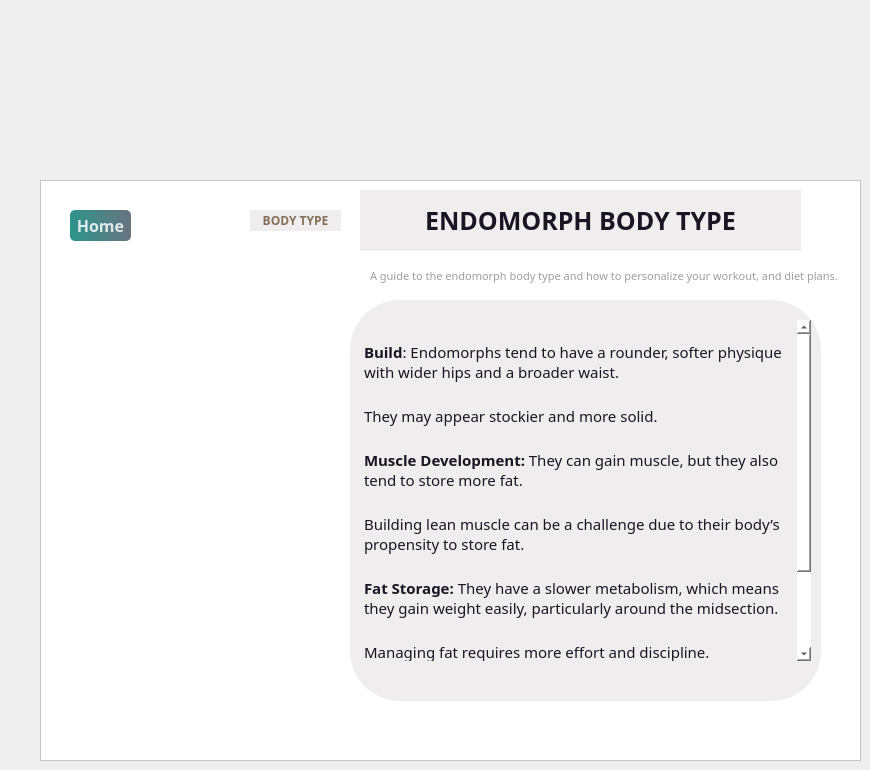
    <widget class="QWidget" name="Endomorph">
     <widget class="QFrame" name="frame_13">
      <property name="geometry">
       <rect>
        <x>40</x>
        <y>180</y>
        <width>821</width>
        <height>581</height>
       </rect>
      </property>
      <property name="styleSheet">
       <string notr="true">background-color: rgb(255, 255, 255);</string>
      </property>
      <property name="frameShape">
       <enum>QFrame::Shape::StyledPanel</enum>
      </property>
      <property name="frameShadow">
       <enum>QFrame::Shadow::Raised</enum>
      </property>
      <widget class="QLabel" name="label_56">
       <property name="geometry">
        <rect>
         <x>20</x>
         <y>90</y>
         <width>261</width>
         <height>441</height>
        </rect>
       </property>
       <property name="styleSheet">
        <string notr="true">border-image: url(:/images/endomorph.png);
border-radius:50px;</string>
       </property>
       <property name="text">
        <string/>
       </property>
       <property name="pixmap">
        <pixmap>:/endomorph.png</pixmap>
       </property>
       <property name="scaledContents">
        <bool>true</bool>
       </property>
      </widget>
      <widget class="QLabel" name="label_57">
       <property name="geometry">
        <rect>
         <x>310</x>
         <y>120</y>
         <width>471</width>
         <height>401</height>
        </rect>
       </property>
       <property name="styleSheet">
        <string notr="true">
background-color: #F0EDEE;
border-radius:50px;</string>
       </property>
       <property name="text">
        <string/>
       </property>
      </widget>
      <widget class="QLabel" name="label_58">
       <property name="geometry">
        <rect>
         <x>320</x>
         <y>10</y>
         <width>441</width>
         <height>61</height>
        </rect>
       </property>
       <property name="font">
        <font>
         <family>Sitka Banner</family>
         <pointsize>19</pointsize>
         <bold>true</bold>
        </font>
       </property>
       <property name="styleSheet">
        <string notr="true">
border-radius:150px;
color: #1A1423;

background-color: #F0EDEE;
</string>
       </property>
       <property name="text">
        <string>ENDOMORPH BODY TYPE</string>
       </property>
       <property name="alignment">
        <set>Qt::AlignmentFlag::AlignCenter</set>
       </property>
      </widget>
      <widget class="QLabel" name="label_59">
       <property name="geometry">
        <rect>
         <x>210</x>
         <y>30</y>
         <width>91</width>
         <height>21</height>
        </rect>
       </property>
       <property name="font">
        <font>
         <family>Sitka Banner</family>
         <pointsize>9</pointsize>
         <bold>true</bold>
        </font>
       </property>
       <property name="styleSheet">
        <string notr="true">color:rgb(132, 111, 89);



background-color: #F0EDEE;
border-radius:50px;</string>
       </property>
       <property name="text">
        <string>BODY TYPE</string>
       </property>
       <property name="alignment">
        <set>Qt::AlignmentFlag::AlignCenter</set>
       </property>
      </widget>
      <widget class="QLabel" name="label_69">
       <property name="geometry">
        <rect>
         <x>330</x>
         <y>80</y>
         <width>471</width>
         <height>31</height>
        </rect>
       </property>
       <property name="font">
        <font>
         <family>Sitka Banner</family>
         <pointsize>8</pointsize>
        </font>
       </property>
       <property name="styleSheet">
        <string notr="true">color:rgb(158, 158, 158)
</string>
       </property>
       <property name="text">
        <string>A guide to the endomorph body type and how to personalize your workout, and diet plans.</string>
       </property>
      </widget>
      <widget class="QTextBrowser" name="textBrowser_4">
       <property name="geometry">
        <rect>
         <x>320</x>
         <y>140</y>
         <width>451</width>
         <height>341</height>
        </rect>
       </property>
       <property name="font">
        <font>
         <family>Sitka Banner</family>
        </font>
       </property>
       <property name="styleSheet">
        <string notr="true">color: #1A1423;
background-color: #F0EDEE;
border-radius:50px;</string>
       </property>
       <property name="html">
        <string>&lt;!DOCTYPE HTML PUBLIC &quot;-//W3C//DTD HTML 4.0//EN&quot; &quot;http://www.w3.org/TR/REC-html40/strict.dtd&quot;&gt;
&lt;html&gt;&lt;head&gt;&lt;meta name=&quot;qrichtext&quot; content=&quot;1&quot; /&gt;&lt;meta charset=&quot;utf-8&quot; /&gt;&lt;style type=&quot;text/css&quot;&gt;
p, li { white-space: pre-wrap; }
hr { height: 1px; border-width: 0; }
li.unchecked::marker { content: &quot;\2610&quot;; }
li.checked::marker { content: &quot;\2612&quot;; }
&lt;/style&gt;&lt;/head&gt;&lt;body style=&quot; font-family:'Sitka Banner'; font-size:9pt; font-weight:400; font-style:normal;&quot;&gt;
&lt;p style=&quot;-qt-paragraph-type:empty; margin-top:0px; margin-bottom:0px; margin-left:0px; margin-right:0px; -qt-block-indent:0; text-indent:0px;&quot;&gt;&lt;br /&gt;&lt;/p&gt;
&lt;p style=&quot; margin-top:0px; margin-bottom:0px; margin-left:0px; margin-right:0px; -qt-block-indent:0; text-indent:0px;&quot;&gt;&lt;span style=&quot; font-size:11pt; font-weight:700;&quot;&gt;Build&lt;/span&gt;&lt;span style=&quot; font-size:11pt;&quot;&gt;: Endomorphs tend to have a rounder, softer physique with wider hips and a broader waist.&lt;/span&gt;&lt;/p&gt;
&lt;p style=&quot;-qt-paragraph-type:empty; margin-top:0px; margin-bottom:0px; margin-left:0px; margin-right:0px; -qt-block-indent:0; text-indent:0px; font-size:11pt;&quot;&gt;&lt;br /&gt;&lt;/p&gt;
&lt;p style=&quot; margin-top:0px; margin-bottom:0px; margin-left:0px; margin-right:0px; -qt-block-indent:0; text-indent:0px;&quot;&gt;&lt;span style=&quot; font-size:11pt;&quot;&gt;They may appear stockier and more solid.&lt;/span&gt;&lt;/p&gt;
&lt;p style=&quot;-qt-paragraph-type:empty; margin-top:0px; margin-bottom:0px; margin-left:0px; margin-right:0px; -qt-block-indent:0; text-indent:0px; font-size:11pt;&quot;&gt;&lt;br /&gt;&lt;/p&gt;
&lt;p style=&quot; margin-top:0px; margin-bottom:0px; margin-left:0px; margin-right:0px; -qt-block-indent:0; text-indent:0px;&quot;&gt;&lt;span style=&quot; font-size:11pt; font-weight:700;&quot;&gt;Muscle Development:&lt;/span&gt;&lt;span style=&quot; font-size:11pt;&quot;&gt; They can gain muscle, but they also tend to store more fat.&lt;/span&gt;&lt;/p&gt;
&lt;p style=&quot;-qt-paragraph-type:empty; margin-top:0px; margin-bottom:0px; margin-left:0px; margin-right:0px; -qt-block-indent:0; text-indent:0px; font-size:11pt;&quot;&gt;&lt;br /&gt;&lt;/p&gt;
&lt;p style=&quot; margin-top:0px; margin-bottom:0px; margin-left:0px; margin-right:0px; -qt-block-indent:0; text-indent:0px;&quot;&gt;&lt;span style=&quot; font-size:11pt;&quot;&gt;Building lean muscle can be a challenge due to their body’s propensity to store fat. &lt;/span&gt;&lt;/p&gt;
&lt;p style=&quot;-qt-paragraph-type:empty; margin-top:0px; margin-bottom:0px; margin-left:0px; margin-right:0px; -qt-block-indent:0; text-indent:0px; font-size:11pt;&quot;&gt;&lt;br /&gt;&lt;/p&gt;
&lt;p style=&quot; margin-top:0px; margin-bottom:0px; margin-left:0px; margin-right:0px; -qt-block-indent:0; text-indent:0px;&quot;&gt;&lt;span style=&quot; font-size:11pt; font-weight:700;&quot;&gt;Fat Storage:&lt;/span&gt;&lt;span style=&quot; font-size:11pt;&quot;&gt; They have a slower metabolism, which means they gain weight easily, particularly around the midsection.&lt;/span&gt;&lt;/p&gt;
&lt;p style=&quot;-qt-paragraph-type:empty; margin-top:0px; margin-bottom:0px; margin-left:0px; margin-right:0px; -qt-block-indent:0; text-indent:0px; font-size:11pt;&quot;&gt;&lt;br /&gt;&lt;/p&gt;
&lt;p style=&quot; margin-top:0px; margin-bottom:0px; margin-left:0px; margin-right:0px; -qt-block-indent:0; text-indent:0px;&quot;&gt;&lt;span style=&quot; font-size:11pt;&quot;&gt;Managing fat requires more effort and discipline.&lt;/span&gt;&lt;/p&gt;
&lt;p style=&quot;-qt-paragraph-type:empty; margin-top:0px; margin-bottom:0px; margin-left:0px; margin-right:0px; -qt-block-indent:0; text-indent:0px; font-size:11pt;&quot;&gt;&lt;br /&gt;&lt;/p&gt;
&lt;p style=&quot; margin-top:0px; margin-bottom:0px; margin-left:0px; margin-right:0px; -qt-block-indent:0; text-indent:0px;&quot;&gt;&lt;span style=&quot; font-size:11pt; font-weight:700;&quot;&gt;Metabolism:&lt;/span&gt;&lt;span style=&quot; font-size:11pt;&quot;&gt; Their metabolism is slower, which can make it harder to lose fat and requires careful management of caloric intake.&lt;/span&gt;&lt;/p&gt;
&lt;p style=&quot;-qt-paragraph-type:empty; margin-top:0px; margin-bottom:0px; margin-left:0px; margin-right:0px; -qt-block-indent:0; text-indent:0px;&quot;&gt;&lt;br /&gt;&lt;/p&gt;&lt;/body&gt;&lt;/html&gt;</string>
       </property>
      </widget>
      <widget class="QPushButton" name="home2">
       <property name="geometry">
        <rect>
         <x>30</x>
         <y>30</y>
         <width>61</width>
         <height>31</height>
        </rect>
       </property>
       <property name="font">
        <font>
         <family>Sitka Banner</family>
         <pointsize>12</pointsize>
         <bold>true</bold>
        </font>
       </property>
       <property name="styleSheet">
        <string notr="true">QPushButton#home2{
        background-color: qlineargradient(spread:pad, x1:0, y1:0.505682, x2:1, y2:0.477, stop:0 rgba(11, 131, 120, 219), stop:1 rgba(85, 98, 112, 226));
        color:rgba(255, 255, 255, 210);
        border-radius:5px;
}

QPushButton#home2:hover{
        background-color: qlineargradient(spread:pad, x1:0, y1:0.505682, x2:1, y2:0.477, stop:0 rgba(150, 123, 111, 219), stop:1 rgba(85, 81, 84, 226));
}

QPushButton#home2:pressed{
        padding-left:5px;
        padding-top:5px;
        background-color:rgba(150, 123, 111, 255);
}
</string>
       </property>
       <property name="text">
        <string>Home</string>
       </property>
      </widget>
     </widget>
    </widget>
